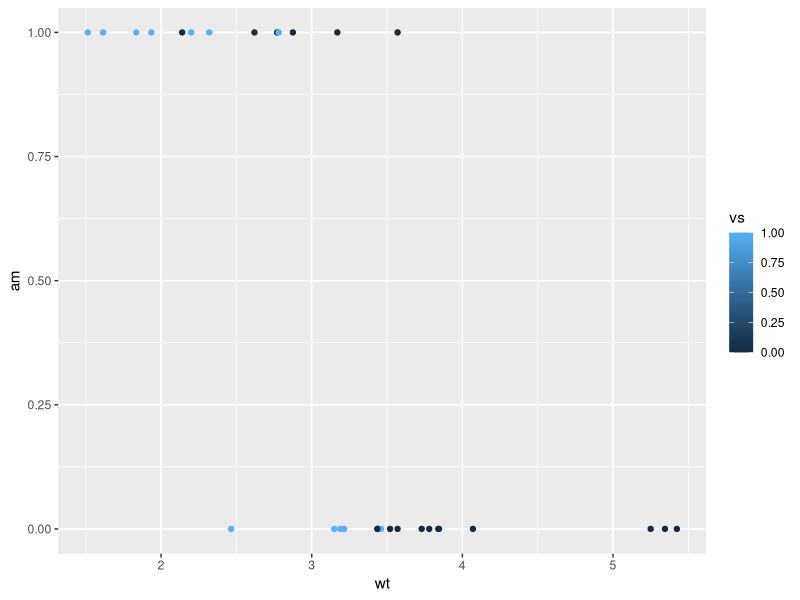

This figure's R source:
## ---- chunk 1
knitr::opts_chunk$set(tidy = F)
## ---- chunk 2
knitr::knit_hooks$set(wrapper = function(before, options, envir) {
  if (before) {
    sprintf('    ```{r %s}\n', options$params.src)
  } else '    ```\n'
})
## ---- chunk 3
knitr::knit_hooks$set(source = function(x, options){
  if (!is.null(options$verbatim) && options$verbatim){
    opts = gsub(",\\s*verbatim\\s*=\\s*TRUE\\s*", "", options$params.src)
    bef = sprintf('\n\n    ```{r %s}\n', opts, "\n")
    stringr::str_c(
      bef, 
      knitr:::indent_block(paste(x, collapse = '\n'), "    "), 
      "\n    ```\n"
    )
  } else {
    stringr::str_c("\n\n```", tolower(options$engine), "\n", 
      paste(x, collapse = '\n'), "\n```\n\n"
    )
  }
})
## ---- chunk 4
library(ggplot2)
qplot(wt, am, color = vs, data = mtcars)
